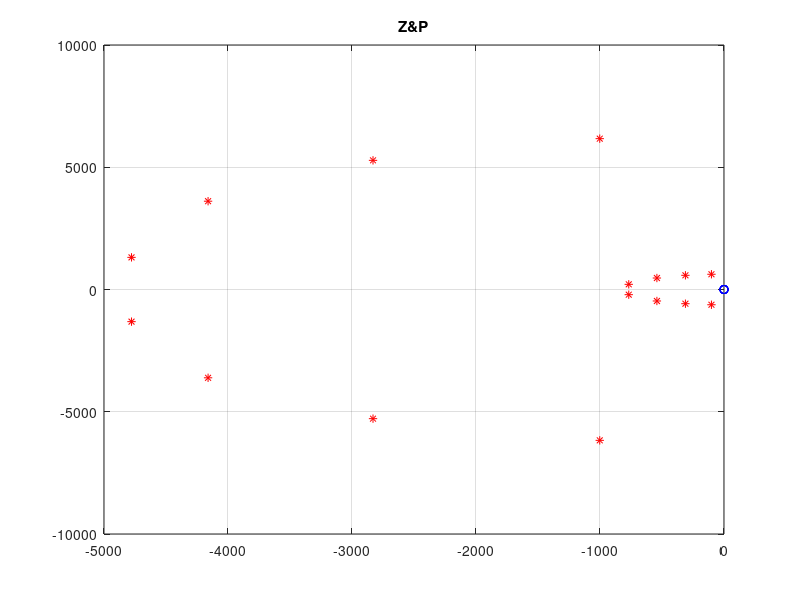
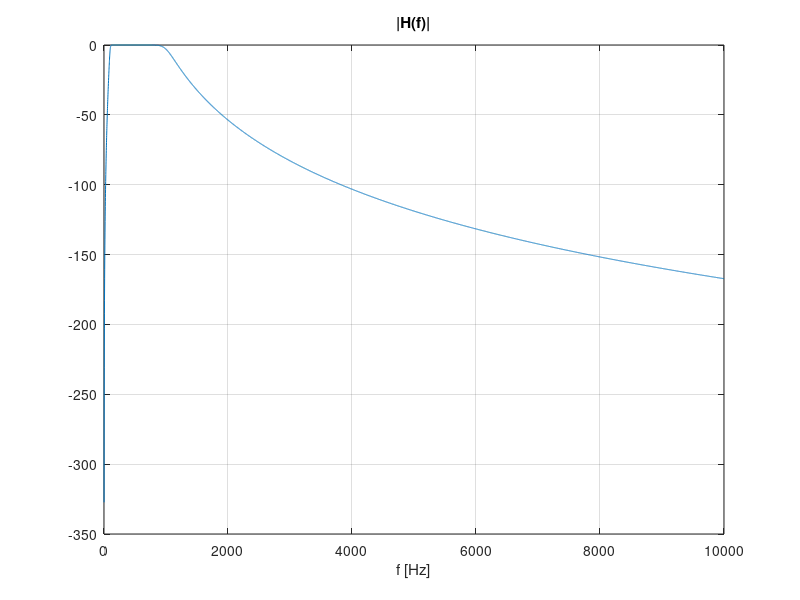
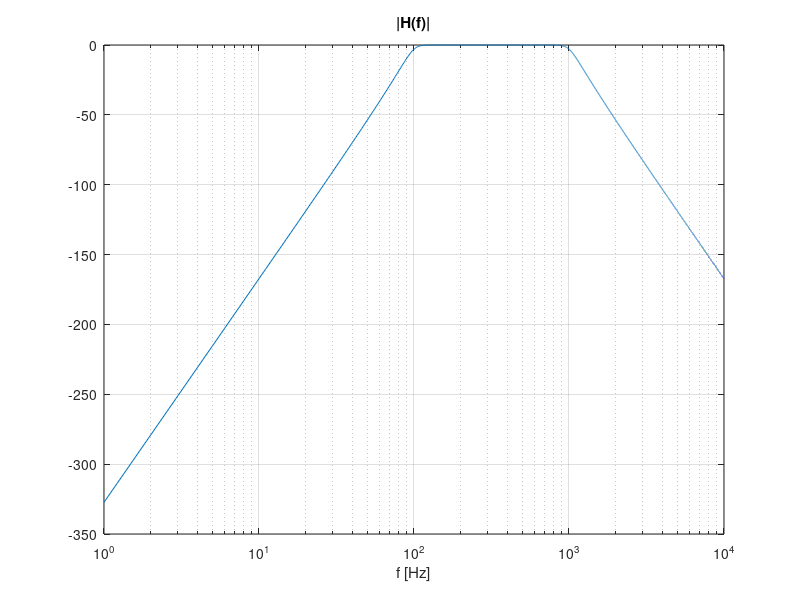
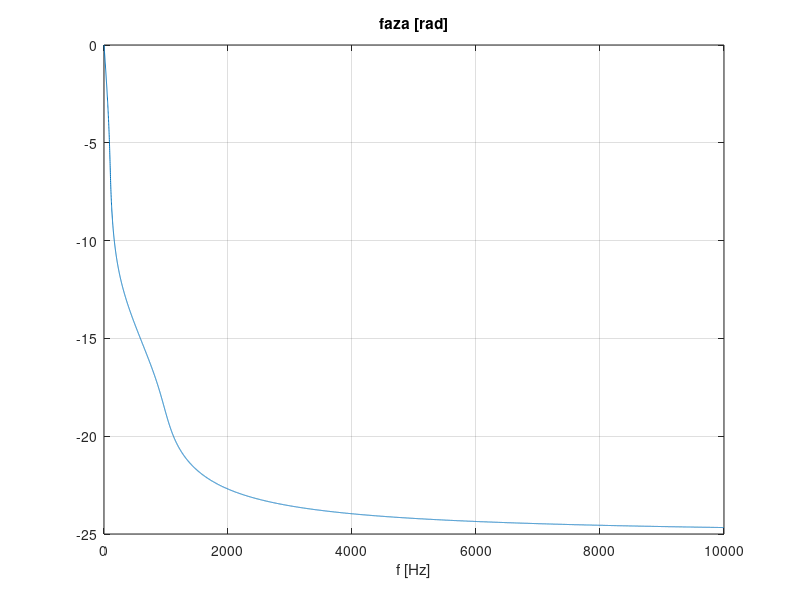

Here is the MATLAB script that generated these plots, in order: (Note: this script raises an error after producing the figures.)
% Prog5: filtry analogowe
clear all; close all;

if(0)  % GORSZE
   b = [ 4 3 2];
   a = [ 3 2 1]
   z = roots( b );
   p = roots( a );
end
if(0)  % LEPSZE!
   p = [-0.5+9.5*j, -1+10*j, -0.5+10.5*j]; p = [p, conj(p)];
   z = [5*j, 15*j];                        z = [z, conj(z)];
   b = poly( z );
   a = poly( p );
end
if(0)
    R = 10;         % resistance in ohms
    L = 2*10^(-3);  % inductance in henrys
    C = 5*10^(-6);  % capacitance in farads
    w0 = 1/sqrt(L*C); f0 = w0/(2*pi), % undumped resonance frequency 
    ksi = (R/L)/(2*w0),               % should be smaller than 1 
    w1 = w0*sqrt(1-ksi^2); f1 = w1/(2*pi), pause % damped resonance frequency
    b = [ 1 ];                % coeffs of nominator polynomial
    a = [ L*C, R*C, 1 ];      % coeffs of denominator poly (from the highest order)  
    z = roots( b );
    p = roots( a );
end
if(1)
   N = 8; 
  [b,a] = butter(N,2*pi*[100 1000],'s');
  %[b,a] = cheby1(N,3,2*pi*1000,'s');   % Rp=3
  %[b,a] = cheby2(N,100,2*pi*1000,'s'); % Rs=100
  %[b,a] = ellip(N,3,100,2*pi*1000,'s'); 
  %[b,a] = ellip(N,3,100,2*pi*[100 1000],'s'); 
   z = roots( b );
   p = roots( a );
end    
if(0)
   N = 8;
   f0 = 1000;
 % [b,a] = butter(N,2*pi*f0,'s');
   dfi = pi/N;
   fi = pi/2 + dfi/2 + dfi*(0:N-1);
   p = (2*pi*f0) * exp(j*fi);
   if(0) % Low-Pass
      z = []; wzm = prod(-p);
   else  % High-Pass
      z = zeros(1,N); wzm = 1; 
   end    
   b = wzm*poly( z );
   a = poly( p );
end    

figure; plot( real(z), imag(z), 'bo', real(p), imag(p), 'r*');
title('Z&P'); grid; pause

f = 0 : 1 : 10000;
%f = 0 : 0.01 : 10;
w = 2*pi*f;
s = j*w;
H = polyval(b,s) ./ polyval(a,s);
%H = freqs( b,a,f);
figure; plot( f, 20*log10(abs(H))); xlabel('f [Hz]');
title('|H(f)|'); grid; pause
figure; semilogx( f, 20*log10(abs(H))); xlabel('f [Hz]');
title('|H(f)|'); grid; pause

figure; plot( f, unwrap( angle(H) )); xlabel('f [Hz]');
title('faza [rad]'); grid; pause

figure; impulse(b,a); pause
figure; step(b,a); pause
